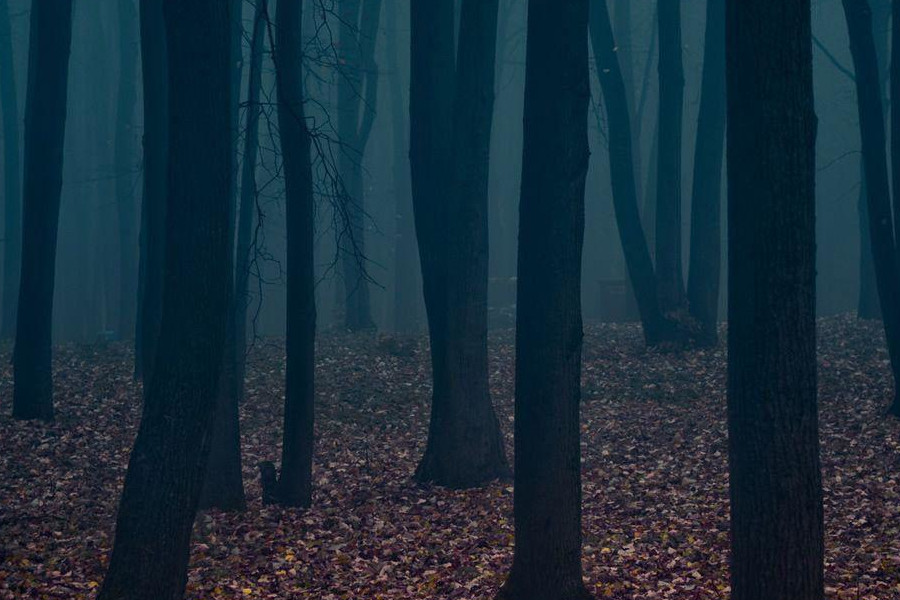
#> input picture test.jpg, 900 x 600 px
$ python main.py
#> lines starting #> are read from the running program, lines starting #| are printed output that depends on the picture; after the words box and inside, x2 and y2 are one past the last pixel; in counts of white or black regions, pixels touching at a corner belong together
import cv2
import time
from sys import platform


# time.sleep(5)
img = cv2.imread('test.jpg')
#> img is the input picture: shape (600, 900, 3); mean B, G, R 58.8, 45.3, 24
gs = cv2.cvtColor(img,cv2.COLOR_BGR2GRAY)
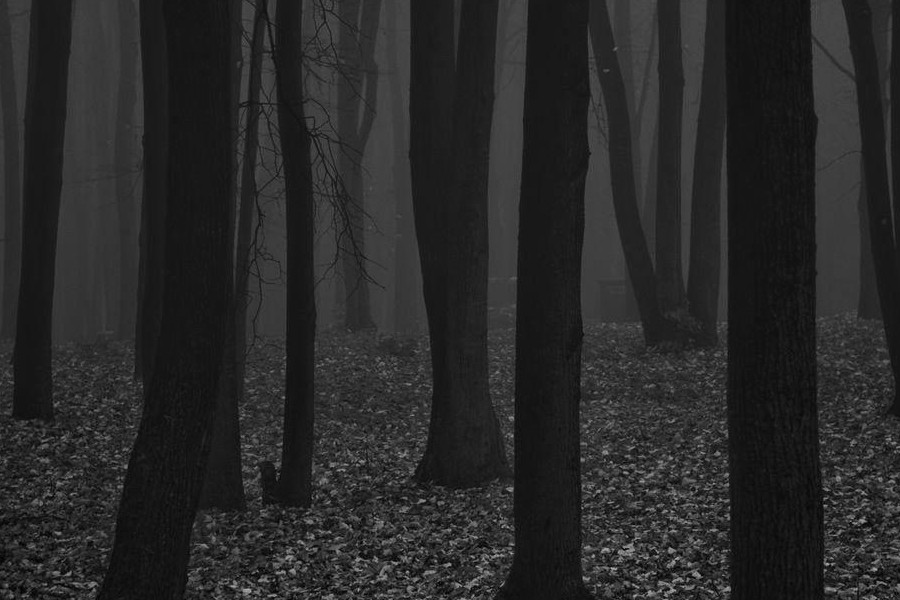
#> gs: shape (600, 900); min 0, max 179, mean 40.5

gs_plus = img.astype(int) + 100
gs_plus[gs_plus>255] = 255
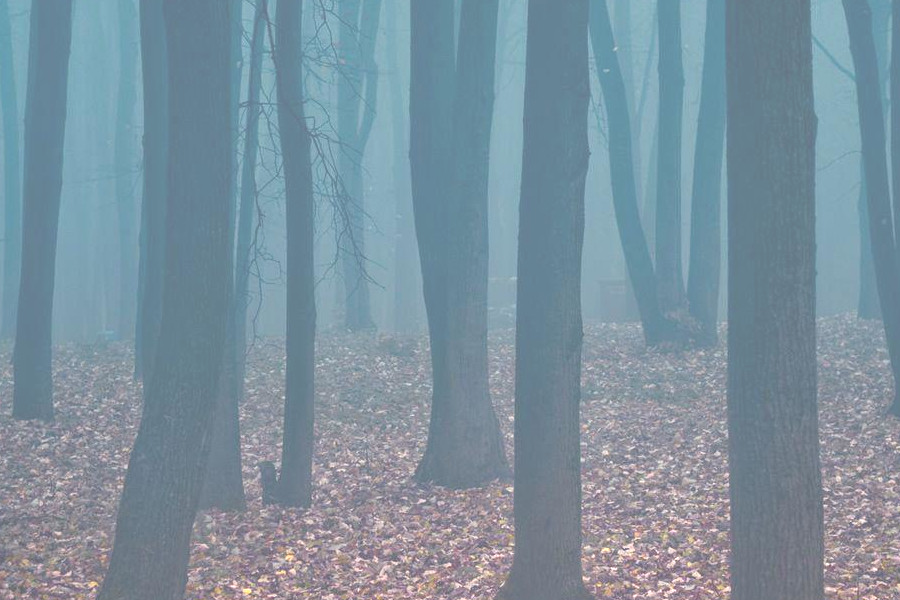
#> gs_plus: shape (600, 900, 3) int64; mean B, G, R 158.8, 145.3, 124
gs_plus = gs_plus.astype('uint8')

gs_cont = img.astype(int) * 2
gs_cont[gs_cont>255] = 255
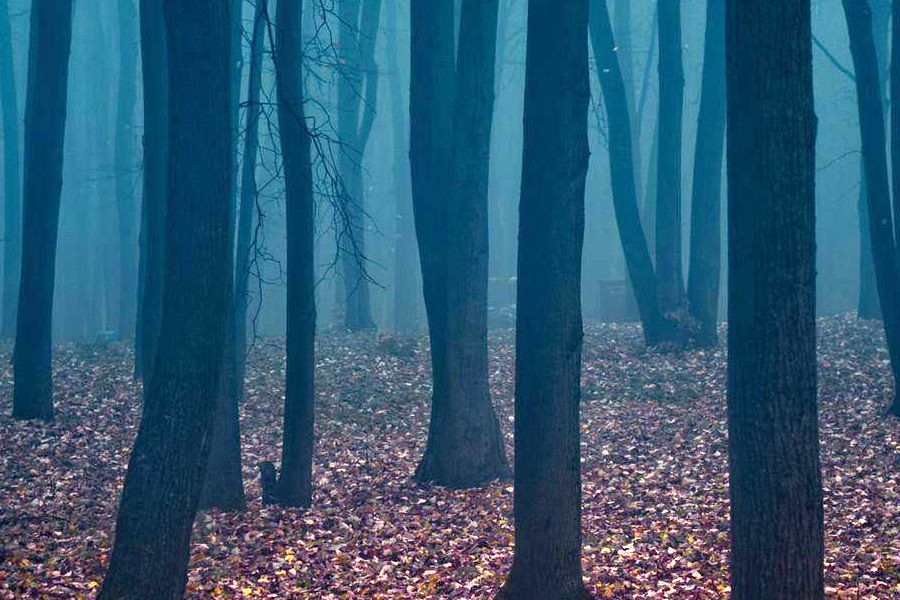
#> gs_cont: shape (600, 900, 3) int64; mean B, G, R 117.6, 90.6, 47.9
gs_cont = gs_cont.astype('uint8')

th_val = 60
ret1,threshold = cv2.threshold(gs,th_val,255,cv2.THRESH_BINARY)
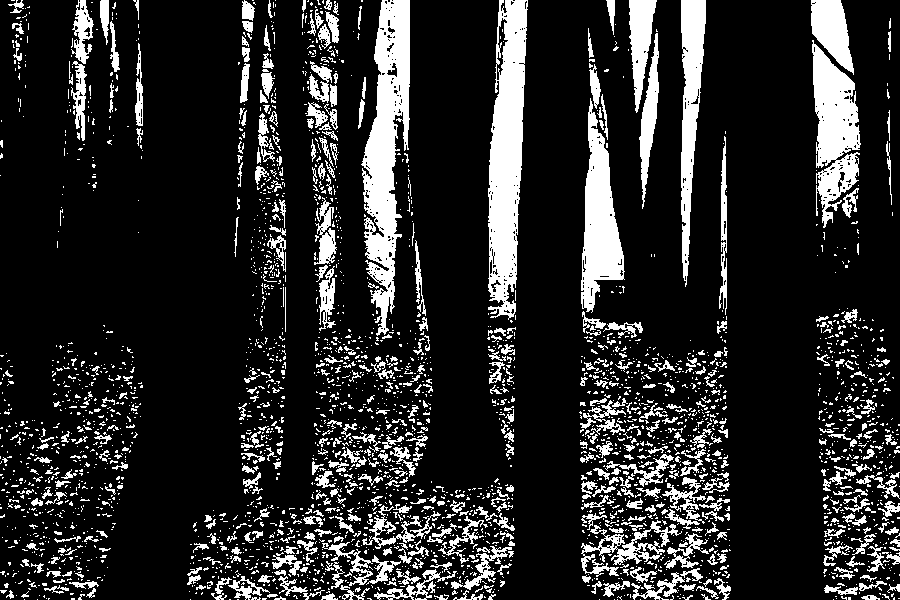
#> threshold: shape (600, 900); 16.4% white; 3254 white regions (2736 under 20 px), largest, box (x1, y1, x2, y2) and area: (361, 0, 410, 336) 8723, (488, 0, 528, 320) 8441, (812, 40, 861, 228) 5219
#> ret1 = 60

th_range_1 = 100
th_range_2 = 200
inrange_th = cv2.inRange(gs, th_range_1, th_range_2)
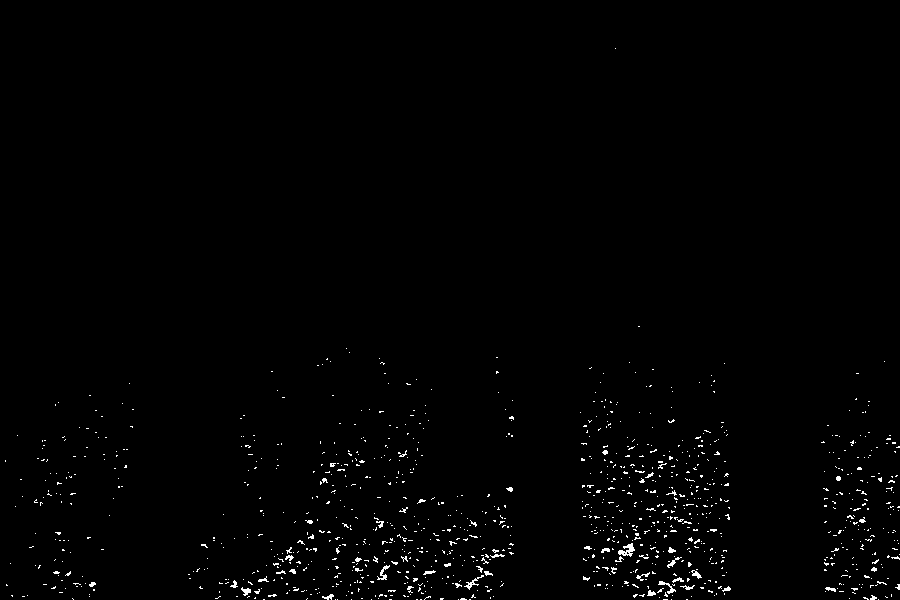
#> inrange_th: shape (600, 900); 0.98% white in thin lines or dots

#noise = cv2.randn(img,)

# SHOWING IMAGE ALGORITHMS ---------------------------------------------------------------------- START
#Resize settings
resize = True
rheight = 600
rwidth = 800

#Show Image List
show_imagename = [ 'Enhanced', ]
show_image = [ gs_cont]

n_showimg = len(show_image)
#> n_showimg = 1
#Image Showing Sequencing
for k in range (0,n_showimg):
    if resize == False:
        cv2.namedWindow(show_imagename[k],cv2.WINDOW_NORMAL)
        cv2.resizeWindow(show_imagename[k],rwidth,rheight)
    cv2.imshow(show_imagename[k],show_image[k])

# SHOWING IMAGE ALGORITHMS---------------------------------------------------------------------------------- END
cv2.waitKey(0)
#cv2.destroyAllWindows()
